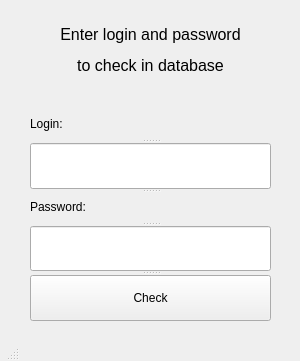
<?xml version="1.0" encoding="UTF-8"?>
<ui version="4.0">
 <class>MainWindow</class>
 <widget class="QMainWindow" name="MainWindow">
  <property name="enabled">
   <bool>true</bool>
  </property>
  <property name="geometry">
   <rect>
    <x>0</x>
    <y>0</y>
    <width>300</width>
    <height>361</height>
   </rect>
  </property>
  <property name="sizePolicy">
   <sizepolicy hsizetype="Fixed" vsizetype="Fixed">
    <horstretch>0</horstretch>
    <verstretch>0</verstretch>
   </sizepolicy>
  </property>
  <property name="windowTitle">
   <string>MainWindow</string>
  </property>
  <property name="windowIcon">
   <iconset>
    <normaloff>key.ico</normaloff>key.ico</iconset>
  </property>
  <property name="autoFillBackground">
   <bool>false</bool>
  </property>
  <widget class="QWidget" name="centralwidget">
   <property name="sizePolicy">
    <sizepolicy hsizetype="Fixed" vsizetype="Fixed">
     <horstretch>0</horstretch>
     <verstretch>0</verstretch>
    </sizepolicy>
   </property>
   <widget class="QLabel" name="label">
    <property name="geometry">
     <rect>
      <x>20</x>
      <y>20</y>
      <width>261</width>
      <height>61</height>
     </rect>
    </property>
    <property name="text">
     <string>&lt;!DOCTYPE HTML PUBLIC &quot;-//W3C//DTD HTML 4.0//EN&quot; &quot;http://www.w3.org/TR/REC-html40/strict.dtd&quot;&gt;
&lt;html&gt;&lt;head&gt;&lt;meta name=&quot;qrichtext&quot; content=&quot;1&quot; /&gt;&lt;style type=&quot;text/css&quot;&gt;
p, li { white-space: pre-wrap; }
&lt;/style&gt;&lt;/head&gt;&lt;body style=&quot; font-family:'Noto Sans'; font-size:10pt; font-weight:400; font-style:normal;&quot;&gt;
&lt;p align=&quot;center&quot; dir='rtl' style=&quot; margin-top:12px; margin-bottom:12px; margin-left:0px; margin-right:0px; -qt-block-indent:0; text-indent:0px;&quot;&gt;&lt;span style=&quot; font-size:12pt;&quot;&gt;Enter login and password&lt;/span&gt;&lt;/p&gt;
&lt;p align=&quot;center&quot; dir='rtl' style=&quot; margin-top:12px; margin-bottom:12px; margin-left:0px; margin-right:0px; -qt-block-indent:0; text-indent:0px;&quot;&gt;&lt;span style=&quot; font-size:12pt;&quot;&gt;to check in database&lt;/span&gt;&lt;/p&gt;&lt;/body&gt;&lt;/html&gt;</string>
    </property>
   </widget>
   <widget class="QSplitter" name="splitter">
    <property name="geometry">
     <rect>
      <x>30</x>
      <y>110</y>
      <width>241</width>
      <height>211</height>
     </rect>
    </property>
    <property name="orientation">
     <enum>Qt::Vertical</enum>
    </property>
    <widget class="QLabel" name="label_2">
     <property name="sizePolicy">
      <sizepolicy hsizetype="Fixed" vsizetype="Fixed">
       <horstretch>0</horstretch>
       <verstretch>0</verstretch>
      </sizepolicy>
     </property>
     <property name="text">
      <string>&lt;html&gt;&lt;head/&gt;&lt;body&gt;&lt;p&gt;Login:&lt;/p&gt;&lt;/body&gt;&lt;/html&gt;</string>
     </property>
    </widget>
    <widget class="QLineEdit" name="lineEditLogin">
     <property name="enabled">
      <bool>true</bool>
     </property>
     <property name="sizePolicy">
      <sizepolicy hsizetype="Fixed" vsizetype="Fixed">
       <horstretch>0</horstretch>
       <verstretch>0</verstretch>
      </sizepolicy>
     </property>
     <property name="mouseTracking">
      <bool>false</bool>
     </property>
    </widget>
    <widget class="QLabel" name="label_3">
     <property name="text">
      <string>&lt;html&gt;&lt;head/&gt;&lt;body&gt;&lt;p&gt;Password:&lt;/p&gt;&lt;/body&gt;&lt;/html&gt;</string>
     </property>
    </widget>
    <widget class="QLineEdit" name="lineEditPass">
     <property name="sizePolicy">
      <sizepolicy hsizetype="Fixed" vsizetype="Fixed">
       <horstretch>0</horstretch>
       <verstretch>0</verstretch>
      </sizepolicy>
     </property>
     <property name="echoMode">
      <enum>QLineEdit::Password</enum>
     </property>
    </widget>
    <widget class="QPushButton" name="pushButton">
     <property name="sizePolicy">
      <sizepolicy hsizetype="Fixed" vsizetype="Fixed">
       <horstretch>0</horstretch>
       <verstretch>0</verstretch>
      </sizepolicy>
     </property>
     <property name="text">
      <string>Check</string>
     </property>
    </widget>
   </widget>
  </widget>
  <widget class="QStatusBar" name="statusbar">
   <property name="sizePolicy">
    <sizepolicy hsizetype="Fixed" vsizetype="Fixed">
     <horstretch>0</horstretch>
     <verstretch>0</verstretch>
    </sizepolicy>
   </property>
  </widget>
 </widget>
 <resources/>
 <connections/>
</ui>
